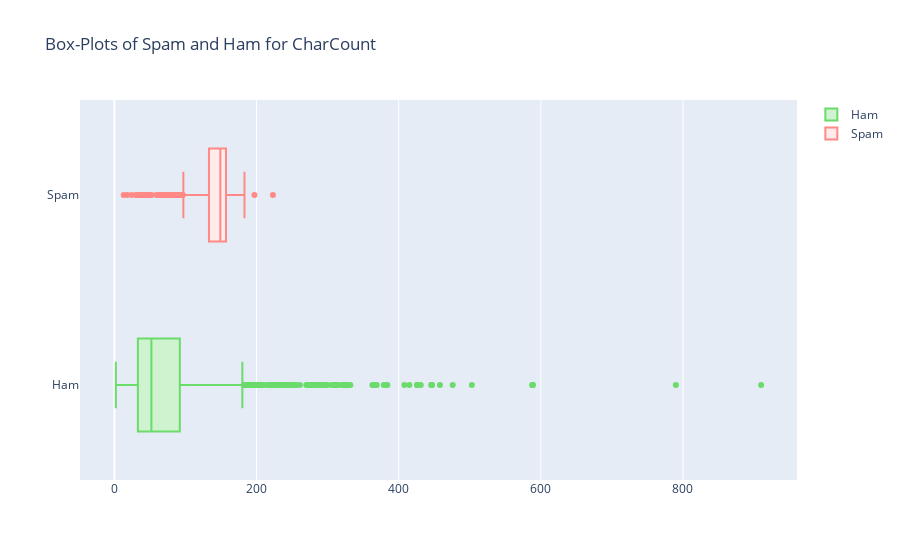
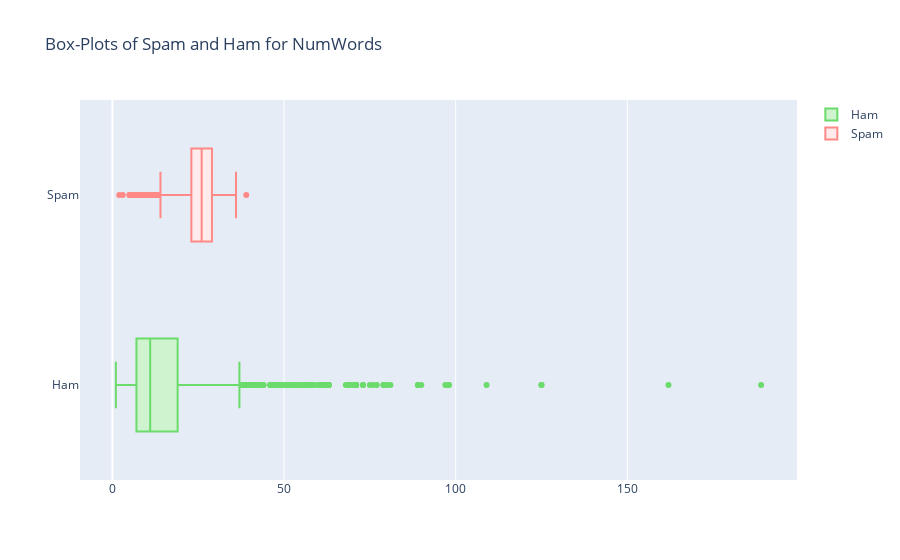
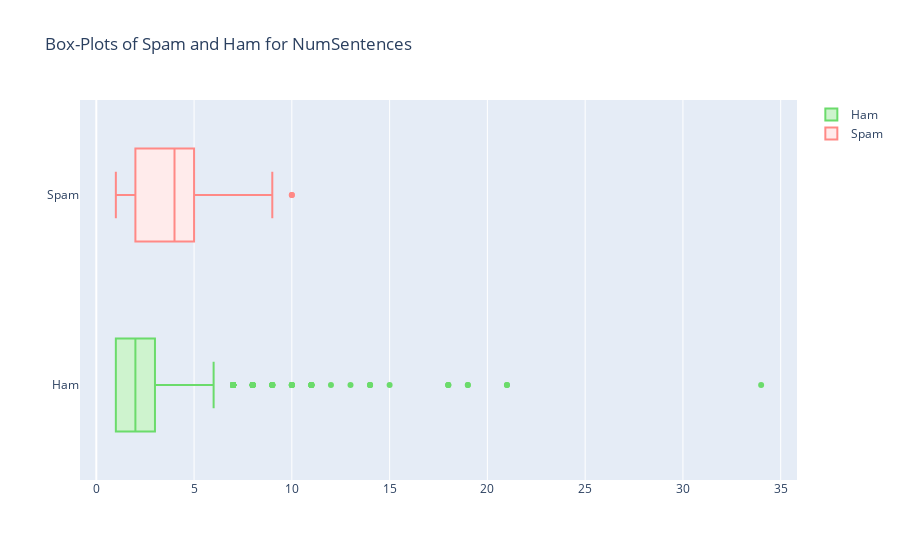

These figures' notebook cell, in order:
### Markdown cell above
Above is our own function to generate the box-plots for the various types of counts and their type of message.

### Code cell
# Call function to generate Box-Plots for CharCount, NumWords and NumSentences

genBoxPlot('CharCount')
genBoxPlot('NumWords')
genBoxPlot('NumSentences')

### Figure 1 — Plotly figure (JSON) as saved in the notebook; plotly's stock layout.template omitted (floating-point values rounded to 4 significant figures; data arrays with more than 128 entries replaced by an {"elided": "..."} marker saying what was removed)
{"data": [{"fillcolor": "#CEF3CE", "line": {"color": "#6BDB6B"}, "name": "Ham", "x": {"elided": "5574 float values"}, "type": "box", "orientation": "h"}, {"fillcolor": "#FFEBEB", "line": {"color": "#FF8986"}, "name": "Spam", "x": {"elided": "5574 float values"}, "type": "box", "orientation": "h"}], "layout": {"title": {"text": "Box-Plots of Spam and Ham for CharCount"}}}

### Figure 2 — Plotly figure (JSON) as saved in the notebook; plotly's stock layout.template omitted (floating-point values rounded to 4 significant figures; data arrays with more than 128 entries replaced by an {"elided": "..."} marker saying what was removed)
{"data": [{"fillcolor": "#CEF3CE", "line": {"color": "#6BDB6B"}, "name": "Ham", "x": {"elided": "5574 float values"}, "type": "box", "orientation": "h"}, {"fillcolor": "#FFEBEB", "line": {"color": "#FF8986"}, "name": "Spam", "x": {"elided": "5574 float values"}, "type": "box", "orientation": "h"}], "layout": {"title": {"text": "Box-Plots of Spam and Ham for NumWords"}}}

### Figure 3 — Plotly figure (JSON) as saved in the notebook; plotly's stock layout.template omitted (floating-point values rounded to 4 significant figures; data arrays with more than 128 entries replaced by an {"elided": "..."} marker saying what was removed)
{"data": [{"fillcolor": "#CEF3CE", "line": {"color": "#6BDB6B"}, "name": "Ham", "x": {"elided": "5574 float values"}, "type": "box", "orientation": "h"}, {"fillcolor": "#FFEBEB", "line": {"color": "#FF8986"}, "name": "Spam", "x": {"elided": "5574 float values"}, "type": "box", "orientation": "h"}], "layout": {"title": {"text": "Box-Plots of Spam and Ham for NumSentences"}}}
